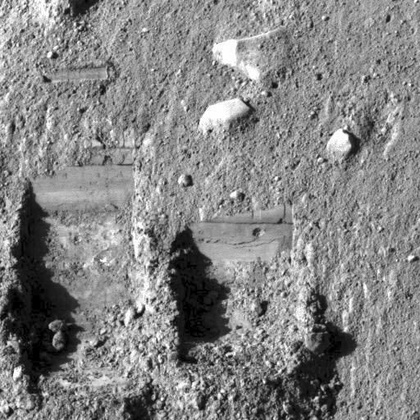
%> input picture Reduccion color y tamano/tarea1.jpg, 420 x 420 px, shrunk from 512 x 512 before the run
$ octave prueb3.m   (GNU Octave 9; MATLAB toolbox functions it lacks are replaced by stand-ins)
%> lines starting %> are read from the running program, lines starting %| are printed output that depends on the picture
I=imread('tarea1.jpg');
%> I is the input picture: size 420x420 uint8; min 0, max 255, mean 132.5
[ml,nl]=size(I); %Obtenemos el tamano en dos variables
%> ml = 420; nl = 420
I2=double(I);
[ml,nl]=size(I);
m1=zeros(ml,nl, 'uint8');
m2=m1;
m3=m1;
m4=m1;
m5=m1;
m6=m1;

for j=1:nl;
    for i=1:ml;

        if I(i,j)>=128 & I(i,j)<255;

            if mod(I2(i,j),2)==0
               m1(i,j)=I2(i,j)+1;
            else
               m1(i,j)=I2(i,j);
            end

            x=0;
            for k=3:-1:0;
                if mod(I(i,j),2.^2)==x;
                   m2(i,j)=I(i,j)+(k);
                   break;
                end
                x=x+1;
            end
            if x==2
                   m2(i,j)=m1(i,j);
            end
        end

        if I(i,j)==255
            m1(i,j)=I2(i,j);
            m2(i,j)=I2(i,j);
        end

        if I(i,j)<=127 & I(i,j)>0;

           if mod(I2(i,j),2)~=0
            m1(i,j)=I2(i,j)-1;
           else
             m1(i,j)=I2(i,j);
           end

           if mod(m1(i,j),2.^2)~=0
               m2(i,j)=m1(i,j)-2;
           else
               m2(i,j)=m1(i,j);
           end

        end

    end
end
%> after the loop, x = 3

figure (1), imshow(m2);
figure (2), imshow(I);
figure (3), imhist(m2);
%> after `imhist(m2)`:
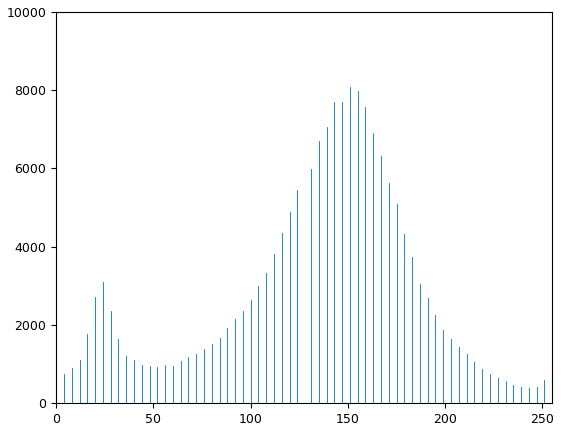
%> figure redrawn from the program's plot data; highest point at x = 151, y = 8089
figure (4), imhist(m1);
%> after `imhist(m1)`:
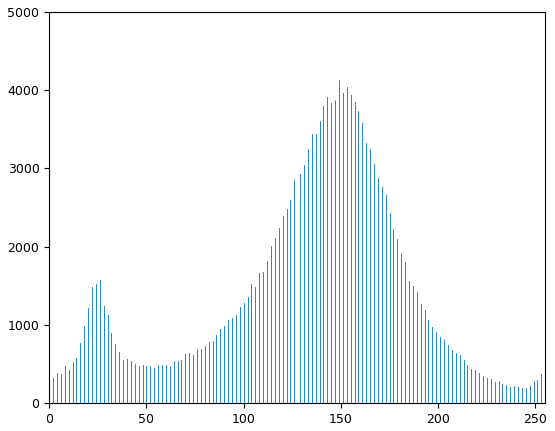
%> figure redrawn from the program's plot data; highest point at x = 149, y = 4128
figure (5), imhist(I);
%> after `imhist(I)`:
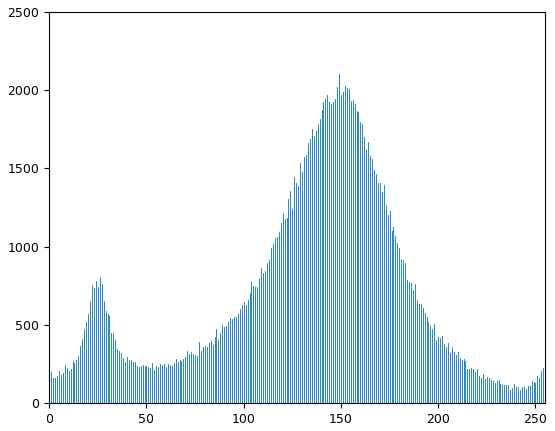
%> figure redrawn from the program's plot data; highest point at x = 149, y = 2106

$ run again, with Reduccion color y tamano/prueba3.jpg copied over Reduccion color y tamano/tarea1.jpg
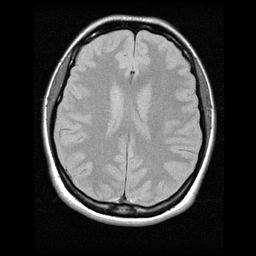
%> input picture Reduccion color y tamano/prueba3.jpg, 256 x 256 px
%> I is the input picture: size 256x256 uint8; min 0, max 255, mean 67.9
%> after the loop `for j=1:nl;`: x = 0
%> `imhist(m2)`:
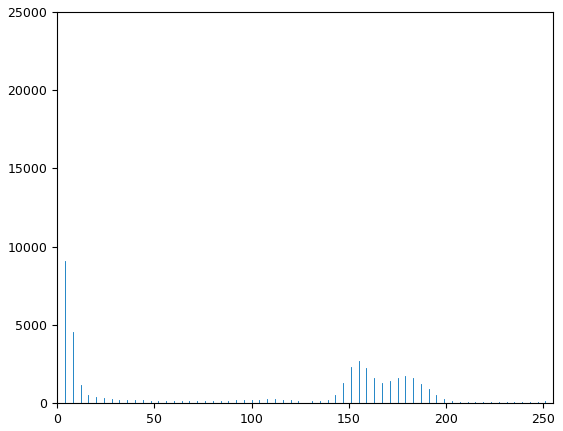
%> figure redrawn from the program's plot data; highest point at x = 0, y = 21530
%> `imhist(I)`:
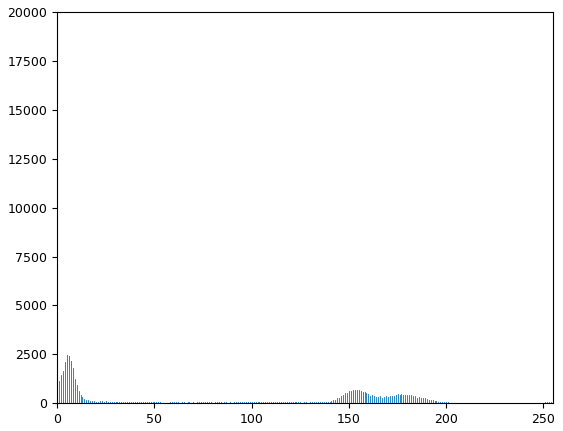
%> figure redrawn from the program's plot data; highest point at x = 0, y = 17300

$ run again, with Reduccion color y tamano/desierto.jpeg copied over Reduccion color y tamano/tarea1.jpg
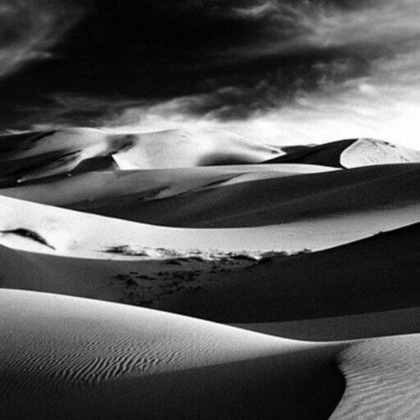
%> input picture Reduccion color y tamano/desierto.jpeg, 420 x 420 px, shrunk from 512 x 512 before the run
%> I is the input picture: size 420x420x3 uint8; min 0, max 255, mean 84.4
%> after the loop `for j=1:nl;`:
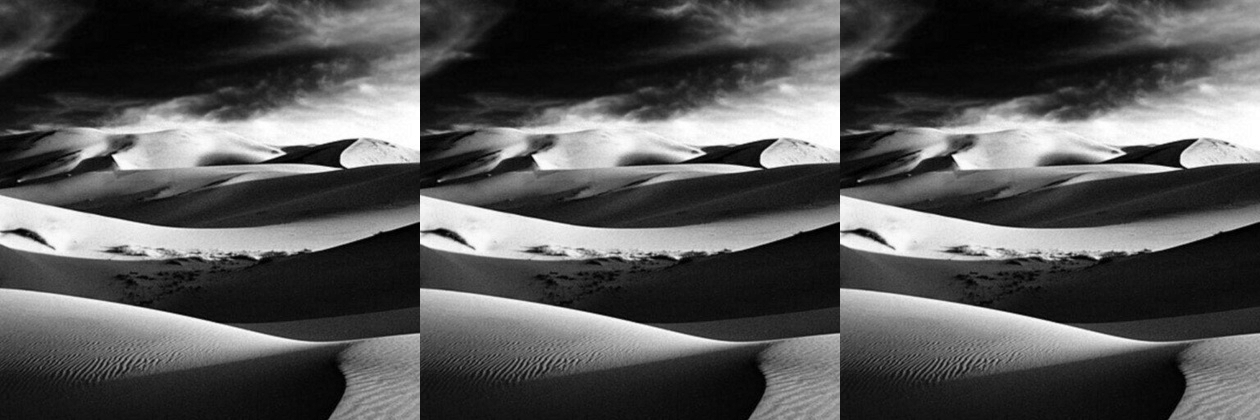
%> m1: size 420x1260 uint8; min 0, max 255, mean 84.2
%> after the loop `for j=1:nl;`: x = 3
%> `imhist(I)`:
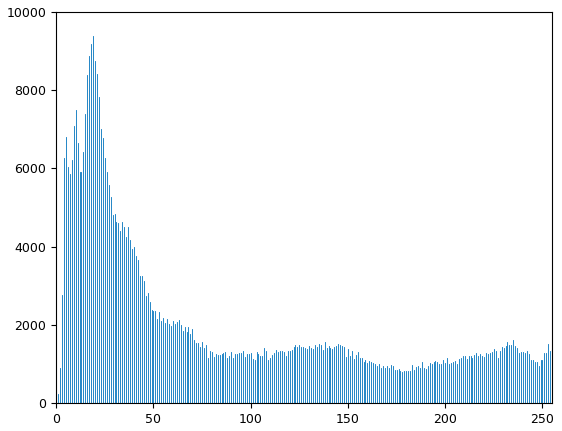
%> figure redrawn from the program's plot data; highest point at x = 19, y = 9387
